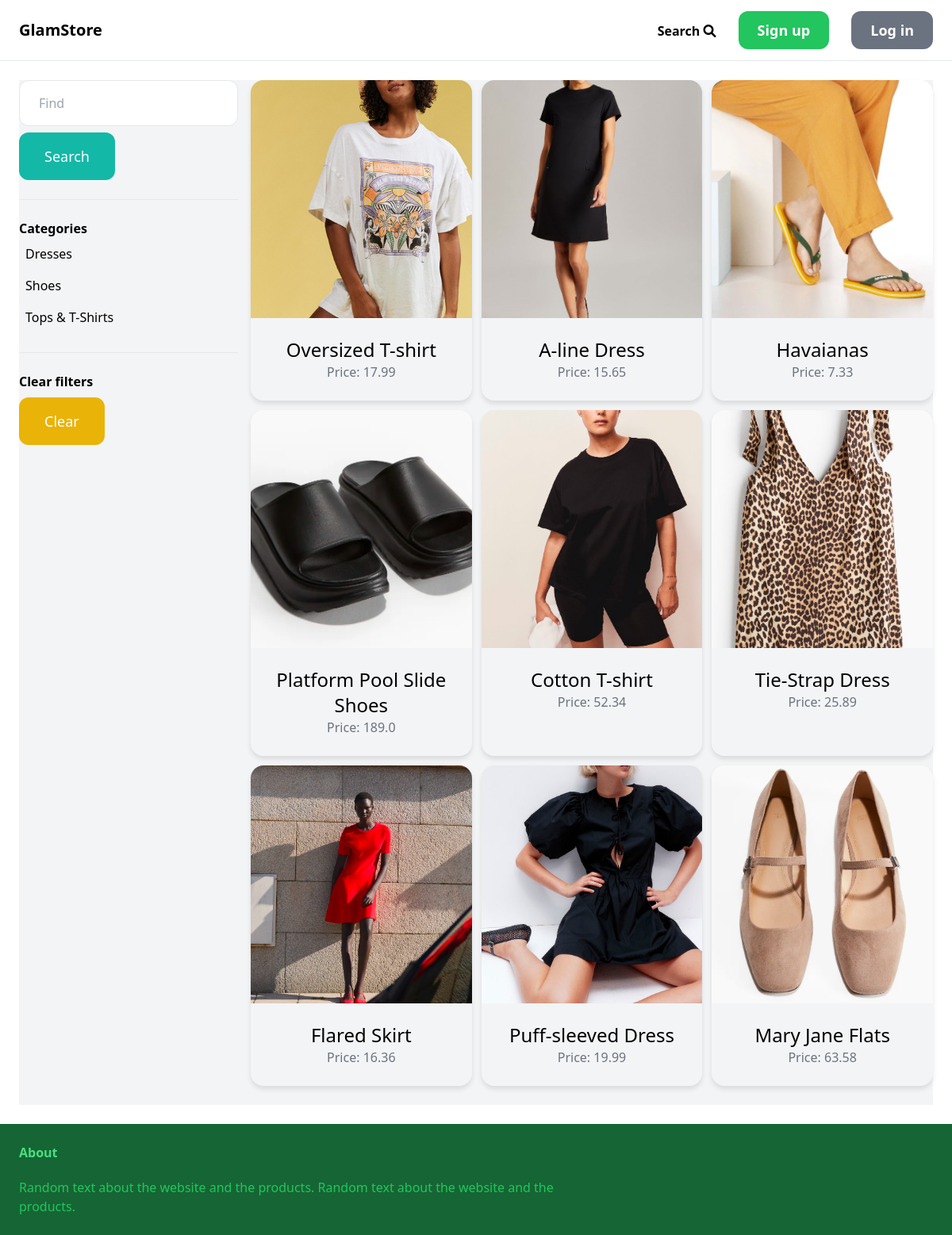
The app's page /items/ with its own data.
### item/models.py (models this page shows, shortened)
class Category(models.Model):
    name = models.CharField(max_length=255)
    class Meta:
        ordering = ('name',)
        verbose_name_plural = 'Categories'

class Item(models.Model):
    category = models.ForeignKey(Category, related_name='items', on_delete=models.CASCADE)
    name = models.CharField(max_length=255)
    description = models.TextField(blank=True, null=True)
    price = models.FloatField()
    image = models.ImageField(upload_to='item_images', blank=True, null=True)
    is_sold = models.BooleanField(default=False)
    created_by = models.ForeignKey(User, related_name='items', on_delete= models.CASCADE)
    create_at = models.DateTimeField(auto_now_add=True)

### item/views.py (the view)
# urls.py: path('items/', include('item.urls'), name= 'item'),
def items(request):
    query = request.GET.get('query','')
    items = Item.objects.filter(is_sold=False)
    categories = Category.objects.all()
    category_id = request.GET.get('category', 0)
    if category_id:
        items = items.filter(category_id=category_id)
    if query:
        items = items.filter(name__icontains=query)
    return render(request, 'item/items.html', {
        'items': items,
        'query': query,
        'categories': categories,
        'category_id': int(category_id)
    })

### item/templates/item/items.html (shortened to what this page needs)
{% extends 'core/base.html' %}
{% block content%}
    <div class="pb-6 grid grid-cols-4 gap-4 bg-gray-100">
        <div class="col-span-1">
            <form action="{% url 'item:items' %}" method="get">
                <input name="query" class="w-full py-4 px-6 border rounded-xl" type="text" value="{{query}}" placeholder="Find">
                <button class="mt-2 py-4 px-8 text-lg bg-teal-500 text-white rounded-xl">Search</button>
            </form>
            <hr class="my-6">
            <p class="font-semibold">Categories</p>
            <ul>
                {%for category in categories%}
                <li class="py-2 px-2 rounded-xl {%if category.id == category_id %} bg-gray-200 {%endif%}">
                    <a href="{% url 'item:items'%}?query={{query}}&category={{category.id}}">{{category.name}}</a>
                </li>
                {%endfor%}
            </ul>
            <hr class="my-6">
            <p class="font-semibold">Clear filters</p>
            <ul>
                <li>
                    <a href="{% url 'item:items' %}" class="mt-2 py-4 px-8 inline-block bg-yellow-500 text-lg rounded-xl text-white">Clear</a>
                </li>
            </ul>
        </div>
        <div class="col-span-3">
            <div class="grid grid-cols-3 gap-3">
                {% for item in items %}
                <div style="border-radius: 1rem; overflow: hidden; box-shadow: 0 4px 6px rgba(0, 0, 0, 0.1);">
                    <a href="{% url 'item:detail' item.id %}">
                        <div style="width: 100%; height: 300px; overflow: hidden;">
                            <img src="{{ item.image.url }}" style="width: 100%; height: 100%; object-fit: cover;">
                        </div>
                        <div style="padding: 1.5rem; text-align: center;">
                            <h2 class="text-2xl">{{ item.name }}</h2>
                            <p class="text-gray-500"> Price: {{ item.price }}</p>
                        </div>
                    </a>
                </div>
                {% endfor %}
            </div>
        </div>
    </div>
{% endblock %}

### records on screen
Category: name "Dresses"
Category: name "Shoes"
Category: name "Tops & T-Shirts"
Item: image (picture), name "Oversized T-shirt", price "17.99"
Item: image (picture), name "A-line Dress", price "15.65"
Item: image (picture), name "Havaianas", price "7.33"
Item: image (picture), name "Platform Pool Slide Shoes", price "189.0"
Item: image (picture), name "Cotton T-shirt", price "52.34"
Item: image (picture), name "Tie-Strap Dress", price "25.89"
Item: image (picture), name "Flared Skirt", price "16.36"
Item: image (picture), name "Puff-sleeved Dress", price "19.99"
Item: image (picture), name "Mary Jane Flats", price "63.58"
